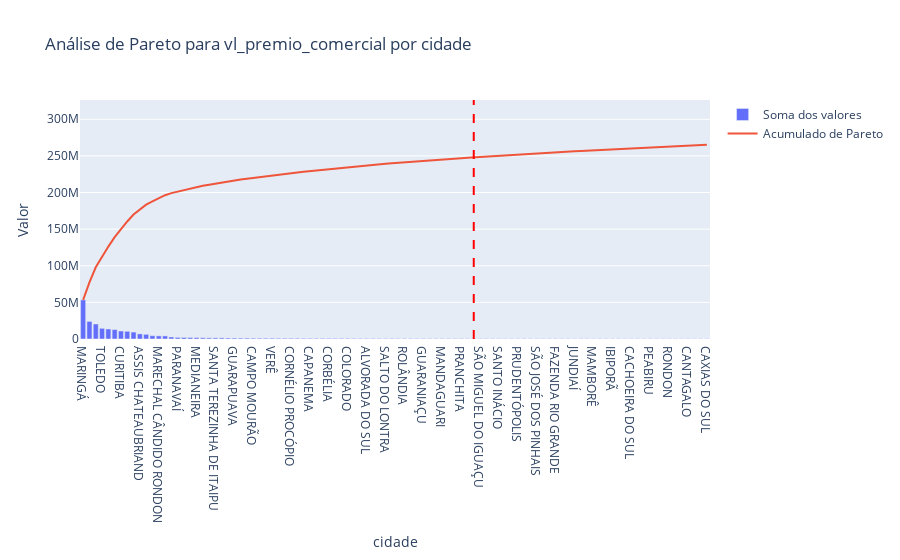
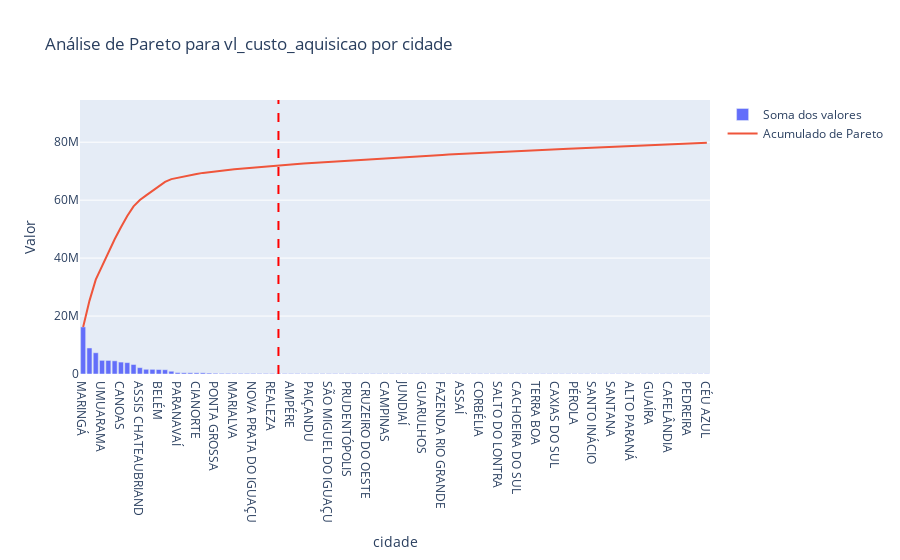

Notebook code for these charts, in order:
### Code cell
def analise_pareto(df, colunas, grupo, limite=None):
    for coluna in colunas:
        # Agrupe as variáveis por região
        df_grupo = df.groupby(grupo)[coluna].sum().reset_index()
        
        # Ordene as regiões em ordem decrescente
        df_grupo = df_grupo.sort_values(coluna, ascending=False)
        
        # Se houver um limite, acumule as categorias não exibidas em "Demais"
        if limite is not None:
            df_grupo_demais = df_grupo.iloc[limite:]
            df_grupo_demais = pd.DataFrame({'regiao': ['Demais'], coluna: [df_grupo_demais[coluna].sum()]})
            df_grupo = pd.concat([df_grupo.iloc[:limite], df_grupo_demais])
        
        # Calcule o acumulado de valores
        acumulado = df_grupo[coluna].cumsum()
        
        # Calcule o percentual acumulado
        percentual_acumulado = (acumulado / acumulado.max()) * 100
        
        # Identifique o ponto de Pareto
        ponto_pareto = percentual_acumulado[percentual_acumulado >= 80].index[0]
        
        print(f'Ponto de Pareto para {coluna} por {grupo}: {ponto_pareto}')
        print(f'Valor acumulado até o ponto de Pareto: {acumulado[ponto_pareto]}')
        print(f'Percentual de registros até o ponto de Pareto: {percentual_acumulado[ponto_pareto]}%')
        
        # Crie um gráfico do Plotly
        fig = go.Figure(data=[
            go.Bar(x=df_grupo[grupo], y=df_grupo[coluna], name='Soma dos valores'),
            go.Scatter(x=df_grupo[grupo], y=acumulado, name='Acumulado de Pareto', mode='lines')
        ])
        fig.update_layout(title=f'Análise de Pareto para {coluna} por {grupo}',
                          xaxis_title=grupo,
                          yaxis_title='Valor')
        fig.add_vline(x=df_grupo[grupo][ponto_pareto], line_dash='dash', line_color='red')
        fig.show()

colunas = ['vl_premio_comercial', 'vl_custo_aquisicao']
grupo = 'cidade'
limite = 100
analise_pareto(df_apolice, colunas, grupo, limite)

### Figure 1 — Plotly figure (JSON) as saved in the notebook; plotly's stock layout.template omitted (floating-point values rounded to 4 significant figures)
{"data": [{"name": "Soma dos valores", "type": "bar", "x": ["MARINGÁ", "FRANCISCO BELTRÃO", "LONDRINA", "TOLEDO", "CASCAVEL", "UMUARAMA", "CURITIBA", "CANOAS", "PATO BRANCO", "ASSIS CHATEAUBRIAND", "FOZ DO IGUAÇU", "APUCARANA", "MARECHAL CÂNDIDO RONDON", "BELÉM", "ARAPONGAS", "PARANAVAÍ", "DOIS VIZINHOS", "SARANDI", "MEDIANEIRA", "CIANORTE", "REALEZA", "SANTA TEREZINHA DE ITAIPU", "SÃO PAULO", "SÃO JORGE D'OESTE", "GUARAPUAVA", "LARANJEIRAS DO SUL", "AMPÉRE", "CAMPO MOURÃO", "JESUÍTAS", "PONTA GROSSA", "VERÊ", "MARMELEIRO", "NOVA PRATA DO IGUAÇU", "CORNÉLIO PROCÓPIO", "SANTO ANTÔNIO DO SUDOESTE", "FORMOSA DO OESTE", "CAPANEMA", "BRAGANEY", "SANTA IZABEL DO OESTE", "CORBÉLIA", "CORONEL VIVIDA", "MARIALVA", "COLORADO", "CAMPINA DA LAGOA", "CAMBARÁ", "ALVORADA DO SUL", "NOVA AURORA", "UBIRATÃ", "SALTO DO LONTRA", "SÃO JOÃO", "PAIÇANDU", "ROLÂNDIA", "CAMBÉ", "TELÊMACO BORBA", "GUARANIAÇU", "GUAÍRA", "PALOTINA", "MANDAGUARI", "ASSAÍ", "TUPÃSSI", "PRANCHITA", "CÉU AZUL", "MACAPÁ", "SÃO MIGUEL DO IGUAÇU", "GRAVATAÍ", "BANDEIRANTES", "SANTO INÁCIO", "MATELÂNDIA", "CRUZEIRO DO OESTE", "PRUDENTÓPOLIS", "TERRA BOA", "LOANDA", "SÃO JOSÉ DOS PINHAIS", "PLANALTO", "NOVA ESPERANÇA", "FAZENDA RIO GRANDE", "CAFELÂNDIA", "BOA ESPERANÇA DO IGUAÇU", "JUNDIAÍ", "JOAQUIM TÁVORA", "CAMPINAS", "MAMBORÊ", "SÃO CARLOS DO IVAÍ", "JAPURÁ", "IBIPORÃ", "GUARULHOS", "MANDAGUAÇU", "CACHOEIRA DO SUL", "PITANGA", "IMBITUVA", "PEABIRU", "CHOPINZINHO", "MISSAL", "RONDON", "CRUZEIRO DO IGUAÇU", "ALTO PARANÁ", "CANTAGALO", "PRESIDENTE VENCESLAU", "QUEDAS DO IGUAÇU", "CAXIAS DO SUL", null], "y": [53400000.0, 24030000.0, 20490000.0, 14550000.0, 13690000.0, 12880000.0, 10930000.0, 10500000.0, 9490000.0, 6997000.0, 6406000.0, 4519000.0, 4272000.0, 4203000.0, 2767000.0, 2204000.0, 2115000.0, 2073000.0, 1905000.0, 1694000.0, 1565000.0, 1551000.0, 1545000.0, 1358000.0, 1310000.0, 1240000.0, 1224000.0, 1165000.0, 1116000.0, 1091000.0, 1091000.0, 1061000.0, 1010000.0, 978000.0, 967400.0, 924900.0, 913000.0, 906700.0, 905200.0, 882600.0, 882400.0, 879500.0, 875800.0, 807000.0, 789600.0, 776100.0, 767600.0, 756700.0, 739300.0, 726700.0, 716400.0, 705300.0, 694300.0, 685400.0, 659800.0, 607600.0, 598000.0, 594700.0, 585500.0, 581800.0, 578100.0, 578100.0, 575400.0, 571600.0, 558300.0, 536900.0, 528100.0, 526900.0, 523500.0, 521800.0, 520700.0, 517900.0, 495400.0, 492600.0, 486600.0, 482100.0, 473800.0, 467000.0, 464600.0, 464600.0, 459100.0, 457100.0, 446600.0, 443800.0, 442600.0, 438100.0, 437900.0, 427300.0, 424500.0, 421300.0, 419100.0, 417700.0, 415100.0, 414100.0, 412200.0, 411100.0, 397300.0, 396400.0, 394300.0, 392500.0, 44810000.0]}, {"mode": "lines", "name": "Acumulado de Pareto", "type": "scatter", "x": ["MARINGÁ", "FRANCISCO BELTRÃO", "LONDRINA", "TOLEDO", "CASCAVEL", "UMUARAMA", "CURITIBA", "CANOAS", "PATO BRANCO", "ASSIS CHATEAUBRIAND", "FOZ DO IGUAÇU", "APUCARANA", "MARECHAL CÂNDIDO RONDON", "BELÉM", "ARAPONGAS", "PARANAVAÍ", "DOIS VIZINHOS", "SARANDI", "MEDIANEIRA", "CIANORTE", "REALEZA", "SANTA TEREZINHA DE ITAIPU", "SÃO PAULO", "SÃO JORGE D'OESTE", "GUARAPUAVA", "LARANJEIRAS DO SUL", "AMPÉRE", "CAMPO MOURÃO", "JESUÍTAS", "PONTA GROSSA", "VERÊ", "MARMELEIRO", "NOVA PRATA DO IGUAÇU", "CORNÉLIO PROCÓPIO", "SANTO ANTÔNIO DO SUDOESTE", "FORMOSA DO OESTE", "CAPANEMA", "BRAGANEY", "SANTA IZABEL DO OESTE", "CORBÉLIA", "CORONEL VIVIDA", "MARIALVA", "COLORADO", "CAMPINA DA LAGOA", "CAMBARÁ", "ALVORADA DO SUL", "NOVA AURORA", "UBIRATÃ", "SALTO DO LONTRA", "SÃO JOÃO", "PAIÇANDU", "ROLÂNDIA", "CAMBÉ", "TELÊMACO BORBA", "GUARANIAÇU", "GUAÍRA", "PALOTINA", "MANDAGUARI", "ASSAÍ", "TUPÃSSI", "PRANCHITA", "CÉU AZUL", "MACAPÁ", "SÃO MIGUEL DO IGUAÇU", "GRAVATAÍ", "BANDEIRANTES", "SANTO INÁCIO", "MATELÂNDIA", "CRUZEIRO DO OESTE", "PRUDENTÓPOLIS", "TERRA BOA", "LOANDA", "SÃO JOSÉ DOS PINHAIS", "PLANALTO", "NOVA ESPERANÇA", "FAZENDA RIO GRANDE", "CAFELÂNDIA", "BOA ESPERANÇA DO IGUAÇU", "JUNDIAÍ", "JOAQUIM TÁVORA", "CAMPINAS", "MAMBORÊ", "SÃO CARLOS DO IVAÍ", "JAPURÁ", "IBIPORÃ", "GUARULHOS", "MANDAGUAÇU", "CACHOEIRA DO SUL", "PITANGA", "IMBITUVA", "PEABIRU", "CHOPINZINHO", "MISSAL", "RONDON", "CRUZEIRO DO IGUAÇU", "ALTO PARANÁ", "CANTAGALO", "PRESIDENTE VENCESLAU", "QUEDAS DO IGUAÇU", "CAXIAS DO SUL", null], "y": [53400000.0, 77430000.0, 97910000.0, 112500000.0, 126200000.0, 139000000.0, 150000000.0, 160476760, 170000000.0, 177000000.0, 183400000.0, 187900000.0, 192200000.0, 196400000.0, 199100000.0, 201300000.0, 203400000.0, 205500000.0, 207400000.0, 209100000.0, 210700000.0, 212200000.0, 213800000.0, 215100000.0, 216500000.0, 217700000.0, 218900000.0, 220100000.0, 221200000.0, 222300000.0, 223400000.0, 224400000.0, 225400000.0, 226400000.0, 227400000.0, 228300000.0, 229200000.0, 230100000.0, 231000000.0, 231900000.0, 232800000.0, 233700000.0, 234600000.0, 235400000.0, 236200000.0, 236900000.0, 237700000.0, 238500000.0, 239200000.0, 239900000.0, 240600000.0, 241300000.0, 242000000.0, 242700000.0, 243400000.0, 244000000.0, 244600000.0, 245200000.0, 245800000.0, 246400000.0, 246900000.0, 247500000.0, 248100000.0, 248700000.0, 249200000.0, 249800000.0, 250300000.0, 250800000.0, 251300000.0, 251900000.0, 252400000.0, 252900000.0, 253400000.0, 253900000.0, 254400000.0, 254800000.0, 255300000.0, 255800000.0, 256300000.0, 256700000.0, 257200000.0, 257600000.0, 258100000.0, 258500000.0, 259000000.0, 259400000.0, 259800000.0, 260300000.0, 260700000.0, 261100000.0, 261500000.0, 262000000.0, 262400000.0, 262800000.0, 263200000.0, 263600000.0, 264000000.0, 264400000.0, 264800000.0, 265200000.0, 310000000.0]}], "layout": {"shapes": [{"line": {"color": "red", "dash": "dash"}, "type": "line", "x0": "MACAPÁ", "x1": "MACAPÁ", "xref": "x", "y0": 0, "y1": 1, "yref": "y domain"}], "title": {"text": "Análise de Pareto para vl_premio_comercial por cidade"}, "xaxis": {"title": {"text": "cidade"}}, "yaxis": {"title": {"text": "Valor"}}}}

### Figure 2 — Plotly figure (JSON) as saved in the notebook; plotly's stock layout.template omitted (floating-point values rounded to 4 significant figures)
{"data": [{"name": "Soma dos valores", "type": "bar", "x": ["MARINGÁ", "FRANCISCO BELTRÃO", "LONDRINA", "UMUARAMA", "TOLEDO", "CASCAVEL", "CANOAS", "CURITIBA", "PATO BRANCO", "ASSIS CHATEAUBRIAND", "FOZ DO IGUAÇU", "APUCARANA", "BELÉM", "MARECHAL CÂNDIDO RONDON", "ARAPONGAS", "PARANAVAÍ", "SÃO PAULO", "SARANDI", "CIANORTE", "DOIS VIZINHOS", "MEDIANEIRA", "PONTA GROSSA", "CAMPO MOURÃO", "GUARAPUAVA", "MARIALVA", "CORONEL VIVIDA", "SANTA TEREZINHA DE ITAIPU", "NOVA PRATA DO IGUAÇU", "ROLÂNDIA", "CORNÉLIO PROCÓPIO", "REALEZA", "COLORADO", "CAMBÉ", "AMPÉRE", "MACAPÁ", "LARANJEIRAS DO SUL", "PAIÇANDU", "GRAVATAÍ", "SÃO JORGE D'OESTE", "SÃO MIGUEL DO IGUAÇU", "JESUÍTAS", "TELÊMACO BORBA", "PRUDENTÓPOLIS", "CAPANEMA", "MANDAGUARI", "CRUZEIRO DO OESTE", "CAMBARÁ", "SANTO ANTÔNIO DO SUDOESTE", "CAMPINAS", "UBIRATÃ", "MARMELEIRO", "JUNDIAÍ", "SANTA IZABEL DO OESTE", "CAMPINA DA LAGOA", "GUARULHOS", "SÃO JOSÉ DOS PINHAIS", "SÃO JOÃO", "FAZENDA RIO GRANDE", "BANDEIRANTES", "MATELÂNDIA", "ASSAÍ", "LOANDA", "FORMOSA DO OESTE", "CORBÉLIA", "VERÊ", "IBIPORÃ", "SALTO DO LONTRA", "CHOPINZINHO", "MISSAL", "CACHOEIRA DO SUL", "JOAQUIM TÁVORA", "SERTANÓPOLIS", "TERRA BOA", "IMBITUVA", "PRESIDENTE VENCESLAU", "CAXIAS DO SUL", "ITAIPULÂNDIA", "NOVA ESPERANÇA", "PÉROLA", "SOROCABA", "CAMPO GRANDE", "SANTO INÁCIO", "PRANCHITA", "PEABIRU", "SANTANA", "PORTO ALEGRE", "MANDAGUAÇU", "ALTO PARANÁ", "NOVA AURORA", "REBOUÇAS", "GUAÍRA", "RONDON", "PLANALTO", "CAFELÂNDIA", "SÃO CARLOS DO IVAÍ", "DOURADOS", "PEDREIRA", "ALTÔNIA", "ALVORADA DO SUL", "CÉU AZUL", null], "y": [16250000.0, 8987000.0, 7330000.0, 4712000.0, 4681000.0, 4546000.0, 4115000.0, 3929000.0, 3283000.0, 2195000.0, 1629000.0, 1608000.0, 1547000.0, 1481000.0, 953700.0, 494900.0, 423300.0, 418600.0, 412100.0, 410600.0, 317900.0, 256300.0, 228500.0, 225900.0, 209500.0, 208400.0, 202800.0, 202100.0, 192400.0, 186000.0, 184300.0, 179400.0, 171300.0, 168900.0, 166200.0, 148200.0, 147900.0, 147800.0, 147500.0, 144500.0, 143300.0, 141300.0, 140900.0, 140400.0, 137400.0, 136100.0, 134300.0, 129700.0, 129500.0, 129100.0, 127800.0, 125400.0, 124600.0, 124100.0, 122400.0, 122300.0, 122100.0, 121700.0, 121100.0, 118800.0, 117800.0, 116700.0, 115600.0, 113900.0, 111200.0, 110700.0, 107000.0, 106000.0, 104300.0, 104000.0, 103900.0, 103000.0, 102200.0, 102100.0, 101900.0, 101500.0, 100200.0, 100100.0, 98450.0, 95660.0, 95480.0, 95020.0, 94940.0, 94650.0, 94490.0, 94020.0, 92920.0, 91240.0, 91140.0, 90810.0, 89780.0, 89710.0, 89020.0, 88410.0, 88090.0, 88030.0, 87950.0, 87830.0, 87640.0, 87590.0, 10060000.0]}, {"mode": "lines", "name": "Acumulado de Pareto", "type": "scatter", "x": ["MARINGÁ", "FRANCISCO BELTRÃO", "LONDRINA", "UMUARAMA", "TOLEDO", "CASCAVEL", "CANOAS", "CURITIBA", "PATO BRANCO", "ASSIS CHATEAUBRIAND", "FOZ DO IGUAÇU", "APUCARANA", "BELÉM", "MARECHAL CÂNDIDO RONDON", "ARAPONGAS", "PARANAVAÍ", "SÃO PAULO", "SARANDI", "CIANORTE", "DOIS VIZINHOS", "MEDIANEIRA", "PONTA GROSSA", "CAMPO MOURÃO", "GUARAPUAVA", "MARIALVA", "CORONEL VIVIDA", "SANTA TEREZINHA DE ITAIPU", "NOVA PRATA DO IGUAÇU", "ROLÂNDIA", "CORNÉLIO PROCÓPIO", "REALEZA", "COLORADO", "CAMBÉ", "AMPÉRE", "MACAPÁ", "LARANJEIRAS DO SUL", "PAIÇANDU", "GRAVATAÍ", "SÃO JORGE D'OESTE", "SÃO MIGUEL DO IGUAÇU", "JESUÍTAS", "TELÊMACO BORBA", "PRUDENTÓPOLIS", "CAPANEMA", "MANDAGUARI", "CRUZEIRO DO OESTE", "CAMBARÁ", "SANTO ANTÔNIO DO SUDOESTE", "CAMPINAS", "UBIRATÃ", "MARMELEIRO", "JUNDIAÍ", "SANTA IZABEL DO OESTE", "CAMPINA DA LAGOA", "GUARULHOS", "SÃO JOSÉ DOS PINHAIS", "SÃO JOÃO", "FAZENDA RIO GRANDE", "BANDEIRANTES", "MATELÂNDIA", "ASSAÍ", "LOANDA", "FORMOSA DO OESTE", "CORBÉLIA", "VERÊ", "IBIPORÃ", "SALTO DO LONTRA", "CHOPINZINHO", "MISSAL", "CACHOEIRA DO SUL", "JOAQUIM TÁVORA", "SERTANÓPOLIS", "TERRA BOA", "IMBITUVA", "PRESIDENTE VENCESLAU", "CAXIAS DO SUL", "ITAIPULÂNDIA", "NOVA ESPERANÇA", "PÉROLA", "SOROCABA", "CAMPO GRANDE", "SANTO INÁCIO", "PRANCHITA", "PEABIRU", "SANTANA", "PORTO ALEGRE", "MANDAGUAÇU", "ALTO PARANÁ", "NOVA AURORA", "REBOUÇAS", "GUAÍRA", "RONDON", "PLANALTO", "CAFELÂNDIA", "SÃO CARLOS DO IVAÍ", "DOURADOS", "PEDREIRA", "ALTÔNIA", "ALVORADA DO SUL", "CÉU AZUL", null], "y": [16250000.0, 25240000.0, 32570000.0, 37280000.0, 41960000.0, 46510000.0, 50620000.0, 54550000.0, 57830000.0, 60030000.0, 61660000.0, 63270000.0, 64820000.0, 66300000.0, 67250000.0, 67740000.0, 68170000.0, 68590000.0, 69000000.0, 69410000.0, 69730000.0, 69980000.0, 70210000.0, 70440000.0, 70650000.0, 70860000.0, 71060000.0, 71260000.0, 71450000.0, 71640000.0, 71820000.0, 72000000.0, 72170000.0, 72340000.0, 72510000.0, 72660000.0, 72800000.0, 72950000.0, 73100000.0, 73240000.0, 73390000.0, 73530000.0, 73670000.0, 73810000.0, 73950000.0, 74080000.0, 74220000.0, 74350000.0, 74480000.0, 74610000.0, 74730000.0, 74860000.0, 74980000.0, 75110000.0, 75230000.0, 75350000.0, 75480000.0, 75600000.0, 75720000.0, 75840000.0, 75950000.0, 76070000.0, 76190000.0, 76300000.0, 76410000.0, 76520000.0, 76630000.0, 76740000.0, 76840000.0, 76940000.0, 77050000.0, 77150000.0, 77250000.0, 77360000.0, 77460000.0, 77560000.0, 77660000.0, 77760000.0, 77860000.0, 77950000.0, 78050000.0, 78140000.0, 78240000.0, 78330000.0, 78430000.0, 78520000.0, 78610000.0, 78710000.0, 78800000.0, 78890000.0, 78980000.0, 79070000.0, 79160000.0, 79240000.0, 79330000.0, 79420000.0, 79510000.0, 79600000.0, 79680000.0, 79770000.0, 89840000.0]}], "layout": {"shapes": [{"line": {"color": "red", "dash": "dash"}, "type": "line", "x0": "COLORADO", "x1": "COLORADO", "xref": "x", "y0": 0, "y1": 1, "yref": "y domain"}], "title": {"text": "Análise de Pareto para vl_custo_aquisicao por cidade"}, "xaxis": {"title": {"text": "cidade"}}, "yaxis": {"title": {"text": "Valor"}}}}
